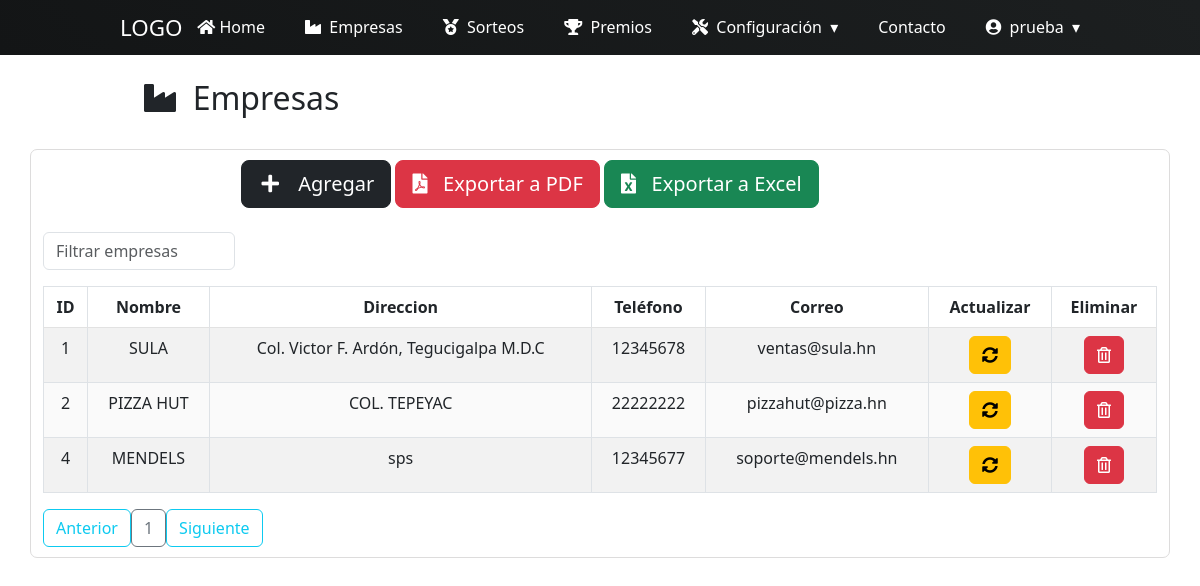
/empresas (signed in), run on the app's committed database.
### tables this page shows
CREATE TABLE IF NOT EXISTS `empresas` (
  `id_empresa` int(11) NOT NULL AUTO_INCREMENT,
  `nombre_empresa` varchar(70) DEFAULT NULL,
  `direccion` varchar(200) DEFAULT NULL,
  `telefono` varchar(15) DEFAULT NULL,
  `correo_electronico` varchar(40) DEFAULT NULL,
  PRIMARY KEY (`id_empresa`)
);

### controladores/vistasControlador.php (called while the page is built, shortened)
<?php
	class vistasControlador extends vistasModelo{
		public function obtener_plantilla_controlador(){
			return require_once "./vistas/plantilla.php";
		}
	}

### index.php (called while the page is built, shortened)
<?php
	require_once "./controladores/vistasControlador.php";
	$plantilla = new vistasControlador();
	$plantilla->obtener_plantilla_controlador();

### config/conexion.php (called while the page is built, shortened)
<?php
class ConexionBD{
    protected $manejador = "mysql";
    private static $servidor = "localhost";
    private static $usuario = "root";
    private static $pass = "";
    protected $db_name = "dbsorteo";
    protected function getConexion(){
        try{
            $parametros=array(PDO::ATTR_PERSISTENT=>true,PDO::MYSQL_ATTR_INIT_COMMAND=>"SET NAMES utf8");
            $this->conexion=new PDO($this->manejador.":host=".self::$servidor.";dbname=".$this->db_name,self::$usuario,self::$pass,$parametros);
            return $this->conexion;
        }
        catch(PDOException $e){
            echo 'Error en la conexion a la BD :'.$e->getMessage();
        }
    }
}

### DatosTablas/obtenerDatos.php (called while the page is built, shortened)
<?php
require_once("./config/conexion.php");
class obtenerDatosTablas extends ConexionBD{
    public function datosTablas($tabla){
        $sql="SELECT * FROM $tabla";
        $resultado=$this->conexion->query($sql) or die ($sql);
        return $resultado;
    }
}

### vistas/contenidos/empresas-view.php (the view, shortened to what this page needs)
<?php
    include("./DatosTablas/obtenerDatos.php");
?>
<br>
<h2><i class="fas fa-industry"></i>&nbsp; Empresas</h2>
<br>
<div class="container contenedor-tabla">
    <div class="container">
    <div class="row">
        <div class="col-2"></div>
        <div class="col-8">
            <div class="btn btn-dark btn-lg" data-bs-toggle="modal" data-bs-target="#ModalCrear"><i class="fas fa-plus fa-fw"></i> &nbsp; Agregar</div>
            <div class="btn btn-danger btn-lg" data-bs-toggle="modal" data-bs-target="#ModalCrear"><i class="fas fa-file-pdf"></i> &nbsp; Exportar a PDF</div>
            <div class="btn btn-success btn-lg" data-bs-toggle="modal" data-bs-target="#ModalCrear"><i class="fas fa-file-excel"></i> &nbsp; Exportar a Excel</div>
        </div>
        <div class="col-2"></div>
    </div>
    </div>
<div class="table-responsive">
    <br>
        <input type="text" id="searchBox" class="form-control" placeholder="Filtrar empresas" onkeyup="filterTable()">
    <table id="datos-usuario" class="table table-bordered table-striped text-center">
        <thead>
            <tr>
                <th>ID</th>
                <th>Nombre</th>
                <th>Direccion</th>
                <th>Teléfono</th>
                <th>Correo</th>
                <th>Actualizar</th>
                <th>Eliminar</th>
            </tr>
        </thead>
        <tbody>
        <?php
                $datos=new obtenerDatosTablas();
                $resultado=$datos->datosTablas('empresas');
                foreach ($resultado as $fila){
            ?>
            <tr>
                <td><?php echo $fila['id_empresa']; ?></td>
                <td><?php echo $fila['nombre_empresa']; ?></td>
                <td><?php echo $fila['direccion']; ?></td>
                <td><?php echo $fila['telefono']; ?></td>
                <td><?php echo $fila['correo_electronico']; ?></td>
                <td>
				<button class="btn btn-warning" data-bs-toggle="modal" data-bs-target="#ModalAct<?php echo $fila['id_empresa'];?>">
					<i class="fas fa-sync-alt"></i>
                </button>
			    </td>
                <td>
					<form class="FormularioAjax" action="<?php echo SERVERURL; ?>ajax/empresasAjax.php" method="POST" data-form="delete" autocomplete="off">
					<button type="submit" class="btn btn-danger">
						<i class="far fa-trash-alt"></i>
					</button>
					</form>
				</td>
                </tr>
            <?php
                    }
            ?>
        </tbody>
    </table>
</div>
<div id="paginador" class=""></div>
</div>
<br>
<br>

### vistas/css/Estilo-Form.css (style rules this page uses)
body { background-color: #3d3d3d; }
.contenedor-tabla { border: 1px solid #dddcdc; -moz-border-radius: 7px; -webkit-border-radius: 7px; padding: 10px; }
#searchBox { width:12rem; }
#datos-usuario { width: 100%; border-collapse: collapse; }
#datos-usuario th, td { padding: 8px; text-align: center; border-bottom: 1px solid rgb(226, 226, 226); }
#datos-usuario tr:nth-child(even) { background-color: #fafafa; }
h2 { margin-left: 9rem; }

### vistas/css/EstiloLogin.css (style rules this page uses)
body { font-family: arial; }

### data on the page
empresas: id_empresa "1", nombre_empresa "SULA", direccion "Col. Victor F. Ardón, Tegucigalpa M.D.C", telefono "12345678", correo_electronico "ventas@sula.hn"
empresas: id_empresa "2", nombre_empresa "PIZZA HUT", direccion "COL. TEPEYAC", telefono "22222222", correo_electronico "pizzahut@pizza.hn"
empresas: id_empresa "4", nombre_empresa "MENDELS", direccion "sps", telefono "12345677", correo_electronico "soporte@mendels.hn"

### other printed values
$_SESSION['usuario_login'] "prueba"
